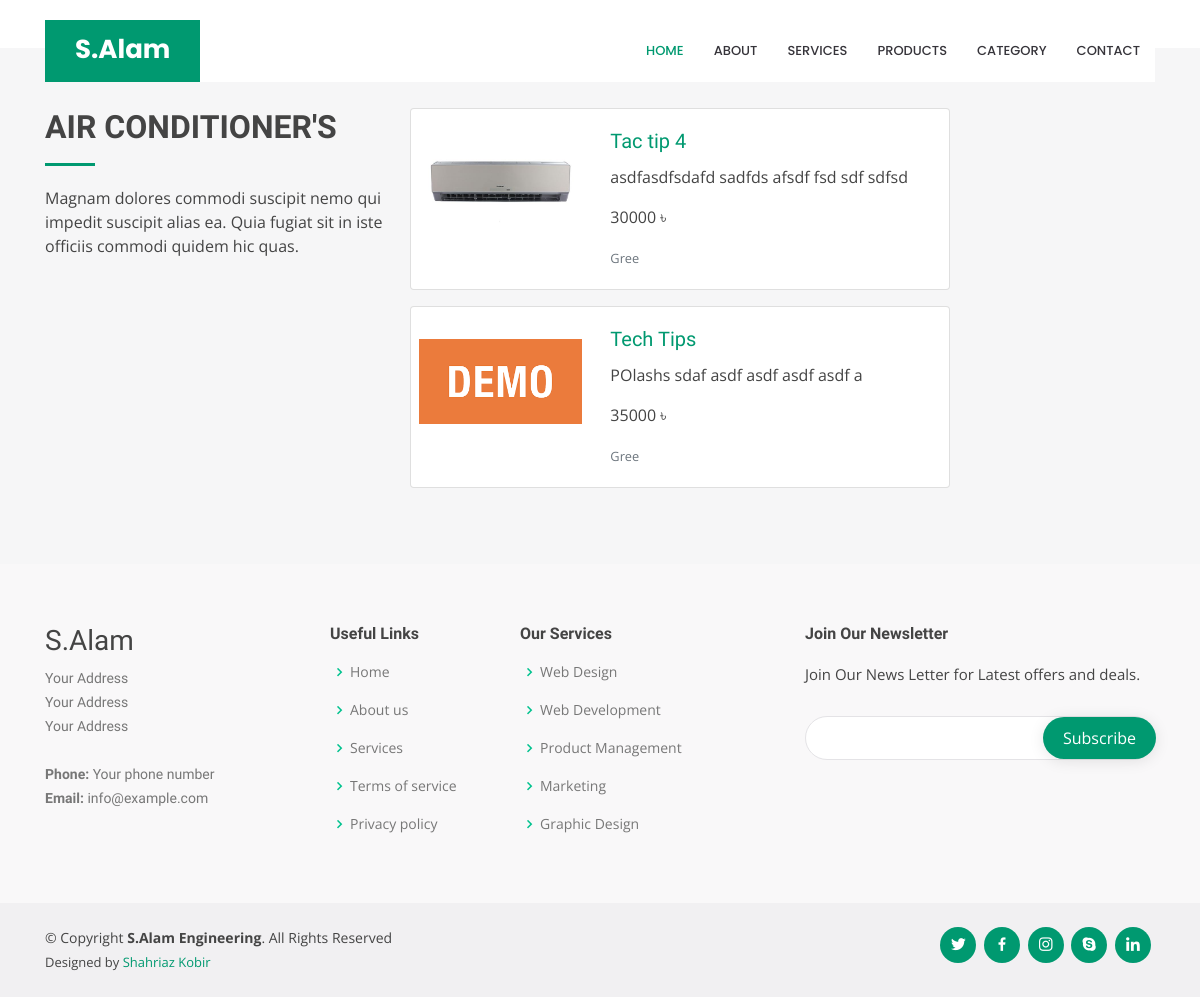
The app's page /product/productlists/, older data.
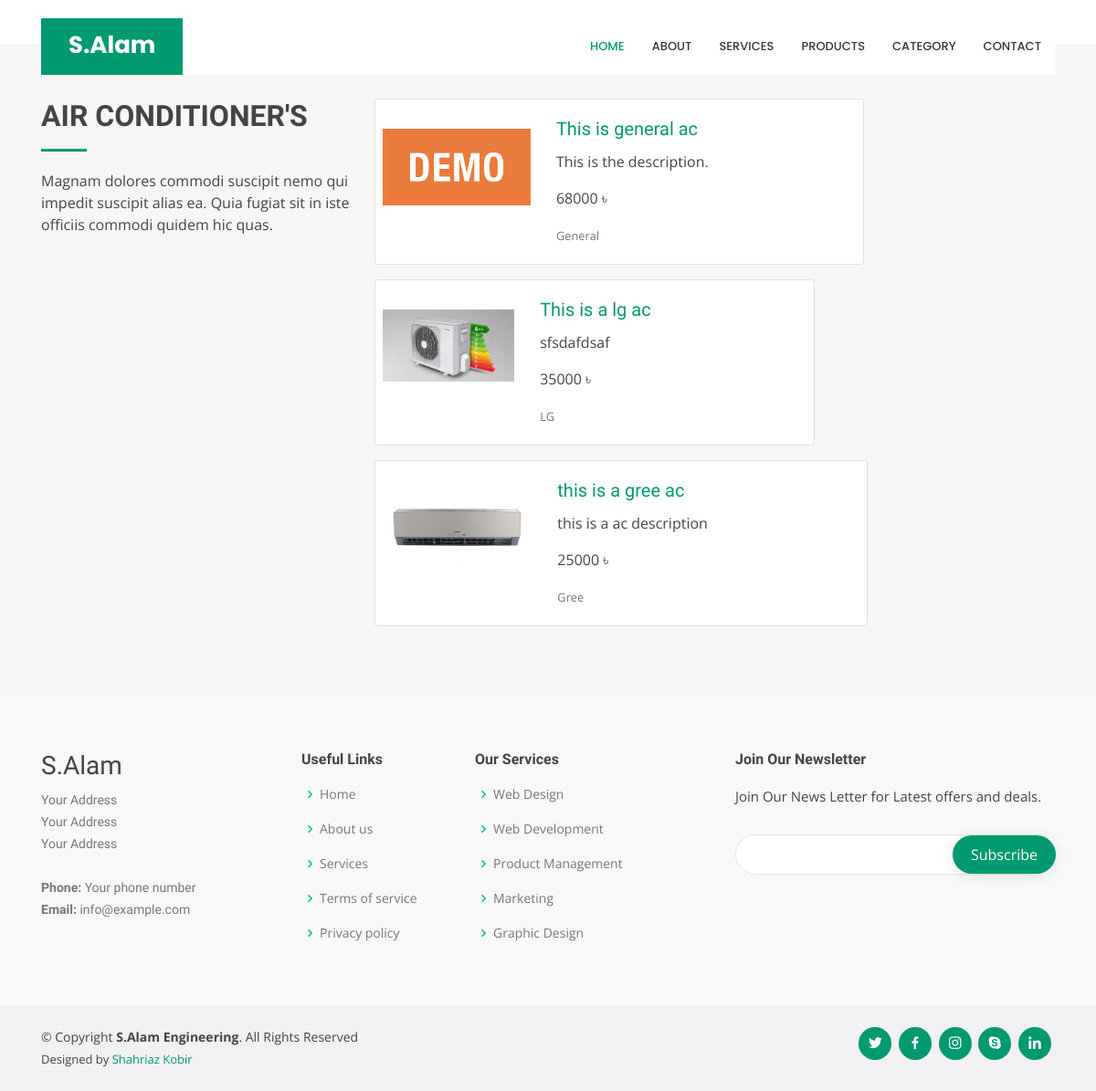
The same page, newer data.
### product/models.py (models this page shows, shortened)
class AC(models.Model):
    ac_name = models.CharField(max_length=250, null=False)
    ac_brand_name = models.CharField(max_length=50, null=False)
    ac_category = models.ForeignKey(AcCategory, on_delete=models.CASCADE)
    ac_model_number = models.CharField(max_length=30, null=False)
    ac_image = models.ImageField(default='de_ac.png', upload_to='ac_photo')
    ac_description = models.TextField(max_length=1000, null=True)
    ac_normal_price = models.IntegerField(default=0, null=False)
    ac_discounted_price = models.IntegerField(default=0, null=True)
    ac_discount_percent = models.IntegerField(default=0, null=True)
    uploaded_by = CurrentUserField()
    upload_date = models.DateTimeField(auto_now_add=True, blank=False)
    class Meta:
        ordering = ('-upload_date',)

class AcCategory(models.Model):
    ac_category_name = models.CharField(max_length=250, null=False)
    ac_category_details = models.TextField(max_length=250, null=False)
    ac_category_image = models.ImageField(default='de_ac_cat.png', upload_to='ac_cat_photo')
    uploaded_by = CurrentUserField()
    upload_date = models.DateTimeField(auto_now_add=True, blank=False)

### product/views.py (the view)
# urls.py: path('productlists/', all_product_view, name='all_products')
def all_product_view(request):
    food_detail = AC.objects.all()
    return render(request, 'product/all_product.html', {'products': food_detail})

### templates/product/all_product.html
{% extends 'salameng/Layout.html' %}
{% load static %}
{% block content %}
    <section id="services" class="services section-bg mt-5">
        <div class="container">
            <div class="row">
                <div class="col-lg-4">
                    <div class="section-title" data-aos="fade-right">
                        <h2>Air Conditioner's</h2>
                        <p>Magnam dolores commodi suscipit nemo qui impedit suscipit alias ea. Quia fugiat sit in iste
                            officiis commodi quidem hic quas.</p>
                    </div>
                </div>
                <div class="col-lg-8">
                    <div class="row">
                        {% for product in products %}
                            <div class="card mb-3" style="max-width: 540px;">
                                <div class="row no-gutters">
                                    <div class="col-md-4">
                                        <img src="{{ product.ac_image.url }}" class="card-img p-2 mt-4" alt="ac_image">
                                    </div>
                                    <div class="col-md-8">
                                        <div class="card-body">
                                            <h5 class="card-title"><a
                                                    href="{% url 'product:product_details' product.ac_name %}">{{ product.ac_name }}</a>
                                            </h5>
                                            <p class="card-text">{{ product.ac_description }}</p>
                                            <p class="card-text">{{ product.ac_normal_price }} ৳</p>
                                            <p class="card-text"><small
                                                    class="text-muted">{{ product.ac_category.ac_category_name }}</small>
                                            </p>
                                        </div>
                                    </div>
                                </div>
                            </div>
                        {% endfor %}
                    </div>
                </div>
            </div>
        </div>
    </section>
{% endblock %}

Row changes from the older to the newer data that the page shows:
added AC: ac_image (picture), ac_name "This is general ac", ac_description "This is the description.", ac_normal_price "68000", ac_category.ac_category_name "General"
changed AC: ac_image: a different picture; ac_name "Tac tip 4" → "This is a lg ac"; ac_description "asdfasdfsdafd sadfds afsdf fsd sdf sdfsd" → "sfsdafdsaf"; ac_normal_price "30000" → "35000"; ac_category.ac_category_name "Gree" → "LG"
changed AC "Gree": ac_image: a different picture; ac_name "Tech Tips" → "this is a gree ac"; ac_description "POlashs sdaf asdf asdf asdf asdf a" → "this is a ac description"; ac_normal_price "35000" → "25000"
